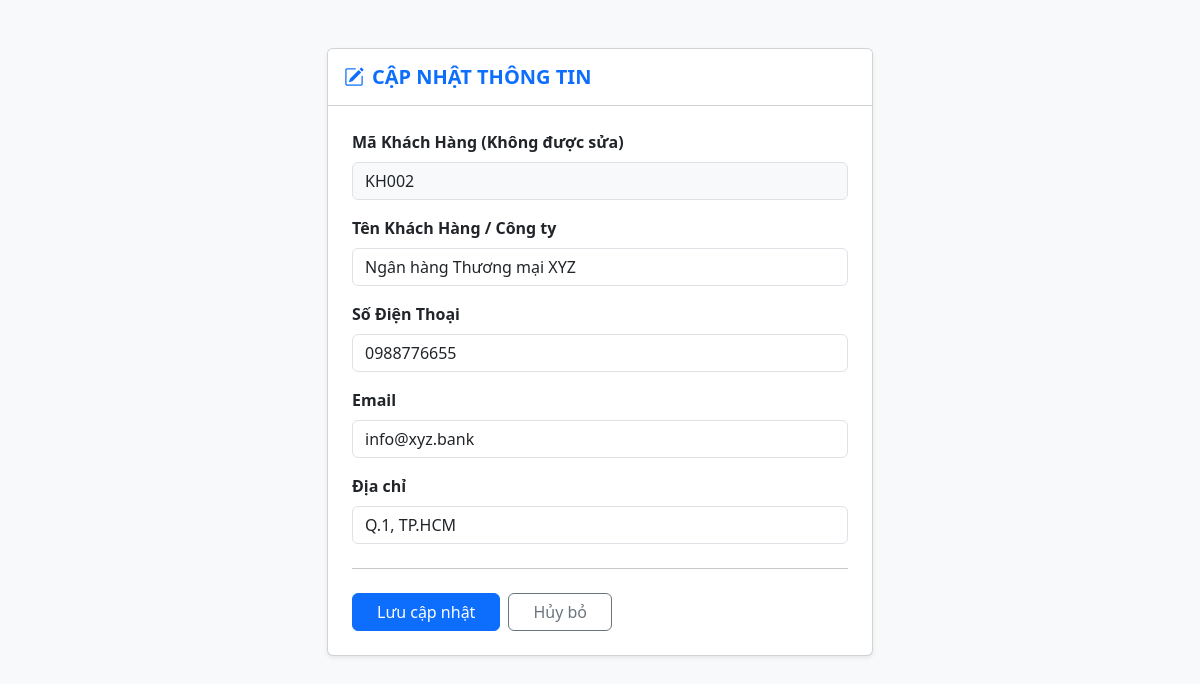
Screenshot of /admin/khach_hang/kh_sua.php?id=KH002 (signed in) with the database file from the repository.
### tables this page shows
CREATE TABLE IF NOT EXISTS KHACH_HANG (
    maKH CHAR(10) PRIMARY KEY,
    tenKH VARCHAR(100) NOT NULL,
    diaChi VARCHAR(200) NULL,
    soDienThoai VARCHAR(15) NOT NULL,
    email VARCHAR(100) NULL,
    ngayDangKy DATE DEFAULT (CURRENT_DATE),
    tenDangNhap VARCHAR(50) UNIQUE,
    matKhau VARCHAR(255)
);

### thuvien.php (called while the page is built, shortened)
<?php
function e($chuoi) {
    return htmlspecialchars($chuoi ?? '', ENT_QUOTES, 'UTF-8');
}
function chongSQLInjection($conn, $chuoi) {
    return $conn->real_escape_string($chuoi ?? '');
}

### admin/khach_hang/kh_sua.php (the view, shortened to what this page needs)
<?php
require_once "../../thuvien.php";
require_once "../../cauhinh.php";
$id = trim($_GET['id'] ?? '');
$id_esc = chongSQLInjection($conn, $id);
$sql = "SELECT * FROM KHACH_HANG WHERE maKH = '$id_esc'";
$result = $conn->query($sql);
$data = $result->fetch_assoc();
?>
<!DOCTYPE html>
<html lang="vi">
<head>
    <link href="https://cdn.jsdelivr.net/npm/bootstrap@5.3.0/dist/css/bootstrap.min.css" rel="stylesheet">
    <link rel="stylesheet" href="https://cdn.jsdelivr.net/npm/bootstrap-icons@1.11.0/font/bootstrap-icons.css">
</head>
<body class="bg-light">
<div class="container py-5">
    <div class="row justify-content-center">
        <div class="col-md-6">
            <div class="card shadow-sm">
                <div class="card-header bg-white py-3">
                    <h5 class="mb-0 fw-bold text-primary"><i class="bi bi-pencil-square me-2"></i>CẬP NHẬT THÔNG TIN</h5>
                </div>
                <div class="card-body p-4">
                    <form action="kh_sua_submit.php" method="POST">
                        <div class="mb-3">
                            <label class="form-label fw-semibold">Mã Khách Hàng (Không được sửa)</label>
                            <input type="text" name="maKH" class="form-control bg-light" value="<?php echo e($data['maKH']); ?>" readonly>
                        </div>
                        <div class="mb-3">
                            <label class="form-label fw-semibold">Tên Khách Hàng / Công ty</label>
                            <input type="text" name="tenKH" class="form-control" value="<?php echo e($data['tenKH']); ?>" required>
                        </div>
                        <div class="mb-3">
                            <label class="form-label fw-semibold">Số Điện Thoại</label>
                            <input type="text" name="soDienThoai" class="form-control" value="<?php echo e($data['soDienThoai']); ?>" required>
                        </div>
                        <div class="mb-3">
                            <label class="form-label fw-semibold">Email</label>
                            <input type="email" name="email" class="form-control" value="<?php echo e($data['email']); ?>">
                        </div>
                        <div class="mb-3">
                            <label class="form-label fw-semibold">Địa chỉ</label>
                            <input type="text" name="diaChi" class="form-control" value="<?php echo e($data['diaChi']); ?>">
                        </div>
                        <hr class="my-4">
                        <div class="d-flex gap-2">
                            <button type="submit" class="btn btn-primary px-4">Lưu cập nhật</button>
                            <a href="kh_hienthi.php" class="btn btn-outline-secondary px-4">Hủy bỏ</a>
                        </div>
                    </form>
                </div>
            </div>
        </div>
    </div>
</div>
</body>
</html>

### rows the page displays
khach_hang: maKH "KH002", tenKH "Ngân hàng Thương mại XYZ", soDienThoai "0988776655", email "info@xyz.bank", diaChi "Q.1, TP.HCM"
